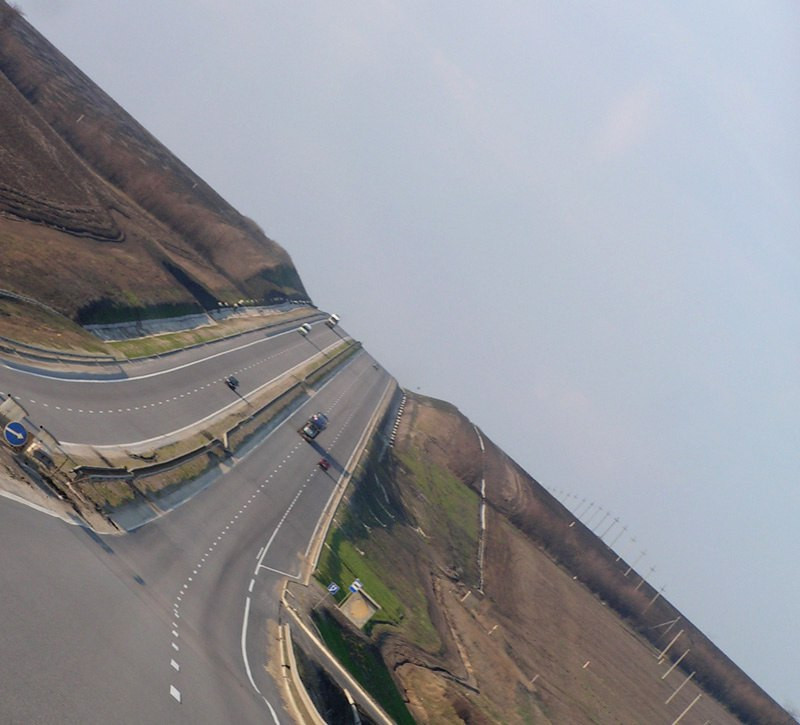
#> input picture books/books_4_1.jpg, 800 x 725 px
$ python rotate_a_photo.py   (older library calls are emulated)
#> lines starting #> are read from the running program, lines starting #| are printed output that depends on the picture; after the words box and inside, x2 and y2 are one past the last pixel; in counts of white or black regions, pixels touching at a corner belong together
import cv2
import math
import numpy as np

img = cv2.imread('books/books_4_1.jpg')
#> img is the input picture: shape (725, 800, 3); mean B, G, R 151.7, 146.5, 145.9
copy_img = img
img = cv2.resize(img, (512, 512 * img.shape[0] // img.shape[1]))
#> img: shape (464, 512, 3)

# convert to gray
gray = cv2.cvtColor(img, cv2.COLOR_BGR2GRAY)

# use bilateral filter
#blur = cv2.bilateralFilter(gray, 5, 80, 5)
blur = cv2.GaussianBlur(gray, (5, 5), 0)

# use sobel to finds max of abs(grad)
grad_x = cv2.Sobel(blur, cv2.CV_16S, 1, 0, ksize=3, scale=1, delta=0, borderType=cv2.BORDER_DEFAULT)
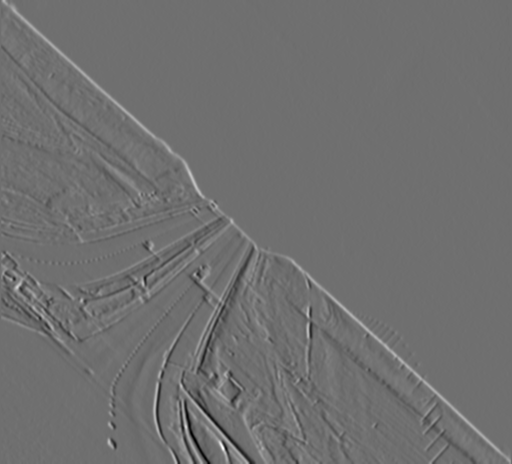
#> grad_x: shape (464, 512) int16; min -307, max 395, mean 1.6; drawn with min black and max white
grad_y = cv2.Sobel(blur, cv2.CV_16S, 0, 1, ksize=3, scale=1, delta=0, borderType=cv2.BORDER_DEFAULT)
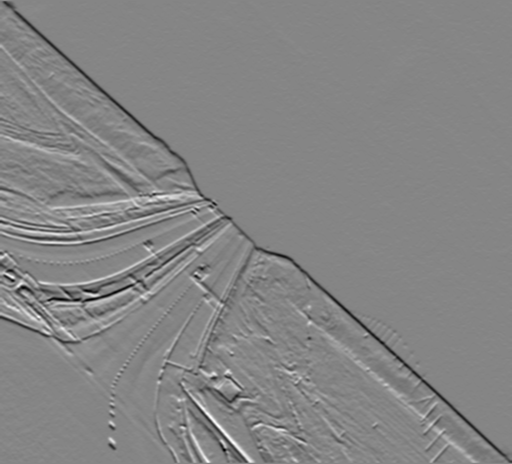
#> grad_y: shape (464, 512) int16; min -243, max 220, mean -1.7; drawn with min black and max white
abs_grad_x = cv2.convertScaleAbs(grad_x)
abs_grad_y = cv2.convertScaleAbs(grad_y)

sobel = cv2.addWeighted(abs_grad_x, 0.5, abs_grad_y, 0.5, 0)
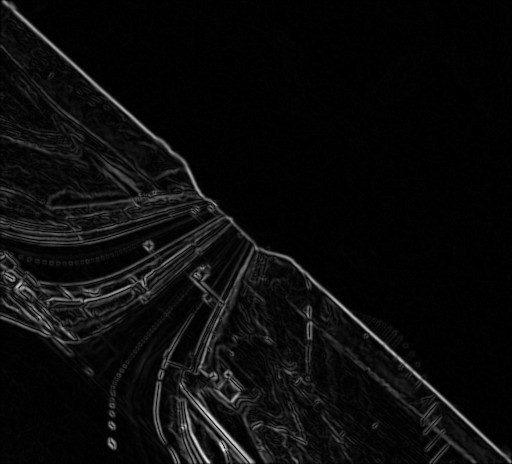
#> sobel: shape (464, 512); min 0, max 241, mean 11.7

# erode
kernel = np.ones((3, 3), np.uint8)
erosion = cv2.erode(sobel, kernel, iterations = 1)

# use canny to make bin mask of edge
canny = cv2.Canny(erosion, 100, 180, None, 3)
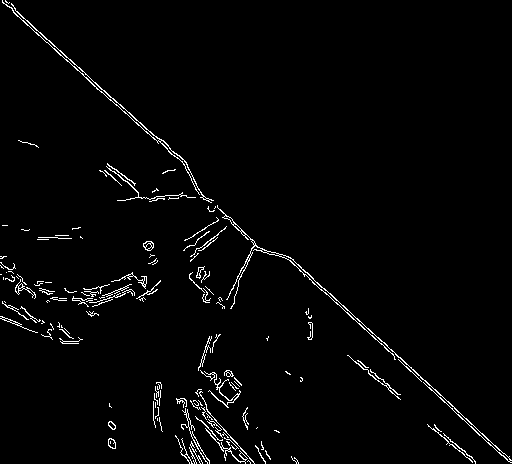
#> canny: shape (464, 512); 2.3% white in thin lines or dots

#contours, hierarchy = cv2.findContours(canny, cv2.RETR_TREE, cv2.CHAIN_APPROX_SIMPLE)
#cv2.drawContours(img, contours, -1, (0, 255, 0), 1)

'''
# find all your connected components (white blobs in your image)
nb_components, output, stats, centroids = cv2.connectedComponentsWithStats(canny, connectivity = 8)

# function yields every seperated component with information on each of them, such as size
# the following part is just taking out the background which is also considered a component, but most of the time we don't want that.
#sizes = stats[1:, -1]
#nb_components = nb_components - 1

# minimum size of particles we want to keep (number of pixels)
# here, it's a fixed value, but you can set it as you want, eg the mean of the sizes or whatever
#min_size = 15

# your answer image
img2 = np.zeros((output.shape))
# for every component in the image, you keep it only if it's above min_size

for i in range(nb_components):

    #con = cv2.minAreaRect(contours[i])
    #area = con[1][0] * con[1][1]

    #if sizes[i] >= min_size:
    if (max(stats[i][2], stats[i][3]) / min(stats[i][2], stats[i][3])) >= 1.5 and max(stats[i][2], stats[i][3]) >= 5.0:
        img2[output == i + 1] = 255

'''

lines = cv2.HoughLines(canny, 1, np.pi / 180, 120, None, 0, 0)
#> lines = [[0, 2.3], [-2, 2.3], [-9, 2.32], [-6, 2.36], [-8, 2.36], [-11, 2.32]]

max_count = 0
ind = 0
if lines is not None:
    for i in range(0, len(lines)):
        theta = lines[i][0][1]
        kol = 0
        for k in range(i + 1, len(lines)):
            theta1 = lines[k][0][1]
            if (abs(theta1 - theta) <= 0.01):
                kol+=1
        if (kol > max_count):
            max_count = kol
            ind = i
#> this loop made 6 passes
#> (theta, max_count, ind) on pass 1: (2.3, 1, 0)
#> theta on passes 2 to 6: 2.3, 2.32, 2.36, 2.36, 2.32
#> after the loop, ind = 0; max_count = 1


rotation = 180 * lines[ind][0][1] / math.pi
#> rotation = 132
if (rotation > 90):
    rotation = int(abs(90 - rotation))
#> rotation = 42
else:
    rotation = int(-abs(90 - rotation))
#print(rotation)

# Draw the lines
if lines is not None:
    for i in range(0, len(lines)):
        rho = lines[i][0][0]
        theta = lines[i][0][1]
        a = math.cos(theta)
        b = math.sin(theta)
        x0 = a * rho
        y0 = b * rho
        pt1 = (int(x0 + 1000 * (-b)), int(y0 + 1000 * (a)))
        pt2 = (int(x0 - 1000 * (-b)), int(y0 - 1000 * (a)))
        cv2.line(img, pt1, pt2, (0, 0, 255), 1, cv2.LINE_AA)
#> this loop made 6 passes
#> (rho, theta, a, b, x0, y0, pt1, pt2) on passes 1 to 6: (0, 2.3, -0.669, 0.743, 0, 0, (-743, -669), (743, 669)), (-2, 2.3, -0.669, 0.743, 1.34, -1.49, (-741, -670), (744, 667)), (-9, 2.32, -0.682, 0.731, 6.14, -6.58, (-725, -688), (737, 675)), (-6, 2.36, -0.707, 0.707, 4.24, -4.24, (-702, -711), (711, 702)), (-8, 2.36, -0.707, 0.707, 5.66, -5.66, (-701, -712), (712, 701)), (-11, 2.32, -0.682, 0.731, 7.5, -8.04, (-723, -690), (738, 673))
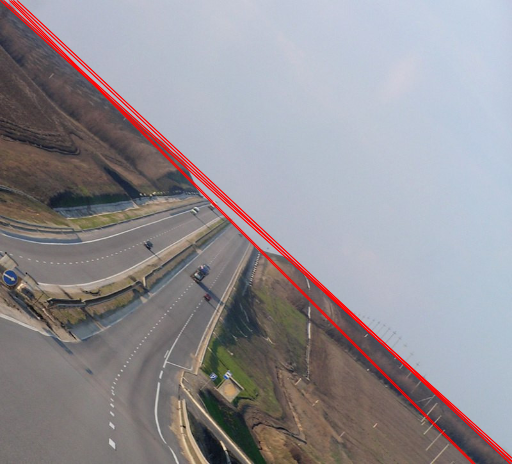
#> img: shape (464, 512, 3); mean B, G, R 148.9, 143.9, 148


rho = lines[ind][0][0]
#> rho = 0
theta = lines[ind][0][1]
#> theta = 2.3
a = math.cos(theta)
#> a = -0.669
b = math.sin(theta)
#> b = 0.743
x0 = a * rho
#> x0 = 0
y0 = b * rho
#> y0 = 0
pt1 = (int(x0 + 1000 * (-b)), int(y0 + 1000 * (a)))
#> pt1 = (-743, -669)
pt2 = (int(x0 - 1000 * (-b)), int(y0 - 1000 * (a)))
#> pt2 = (743, 669)
cv2.line(img, pt1, pt2, (255, 0, 0), 3, cv2.LINE_AA)
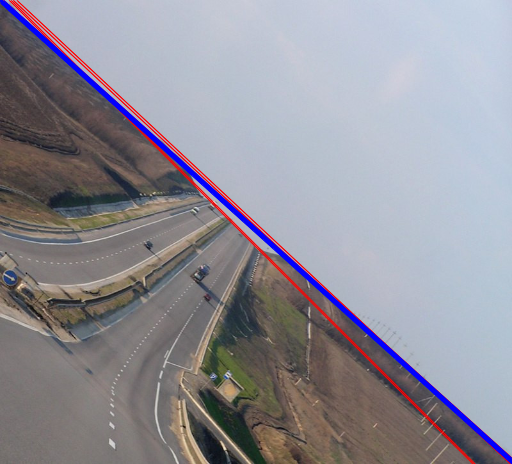
#> img: shape (464, 512, 3); 1.8% of pixels changed, all inside (x1, y1, x2, y2) = (0, 0, 512, 464)

rows, cols, _ = copy_img.shape
#> rows = 725; cols = 800
M = cv2.getRotationMatrix2D(((cols-1)/2.0, (rows-1)/2.0), rotation, 1)
#> M = [[0.743, 0.669, -139.6], [-0.669, 0.743, 360.3]]
rez = cv2.warpAffine(copy_img, M, (cols, rows))
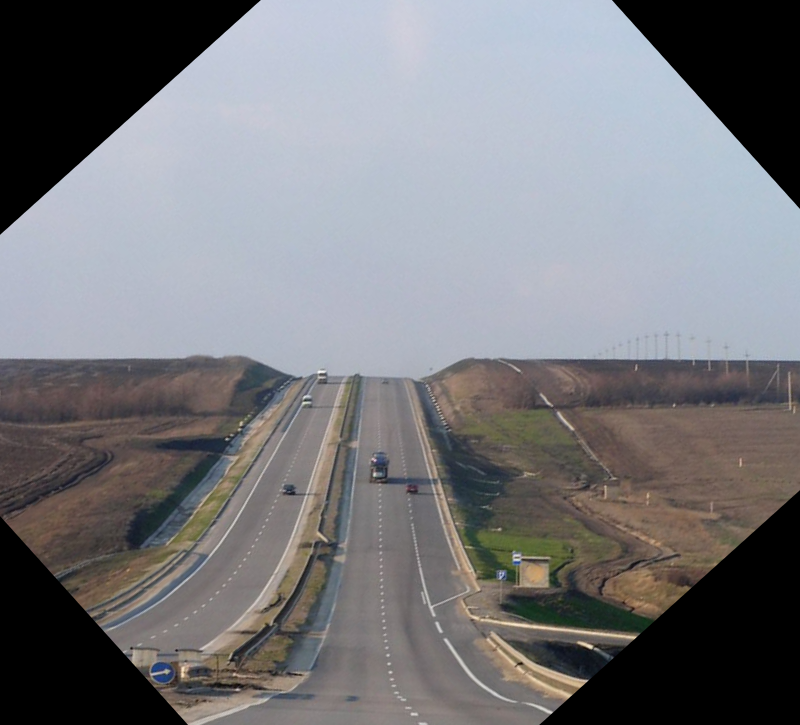
#> rez: shape (725, 800, 3); mean B, G, R 124.3, 120.4, 120.2

cv2.imshow('IMG', img)
#cv2.imshow('sobel', sobel)
#cv2.imshow('erode', canny)
cv2.imshow('rez', rez)

cv2.waitKey(0)

$ run again, with books/books_2_1.jpg copied over books/books_4_1.jpg
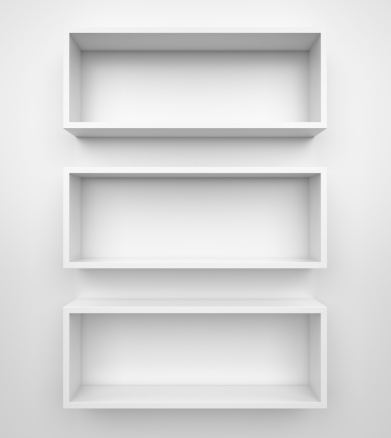
#> input picture books/books_2_1.jpg, 391 x 438 px
#> img is the input picture: shape (438, 391, 3); min 107, max 251, mean 216.5
#> `canny = cv2.Canny(erosion, 100, 180, None, 3)`:
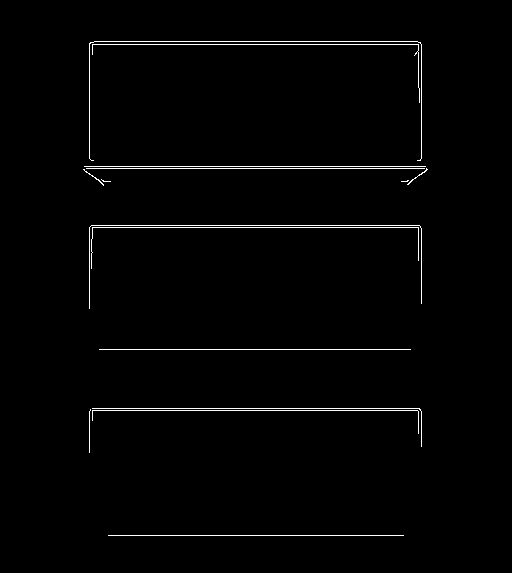
#> canny: shape (573, 512); 1.4% white in thin lines or dots, all inside (x1, y1, x2, y2) = (83, 41, 428, 536)
#> lines = [[166, 1.57], [168, 1.57], [44, 1.57], [225, 1.57], [227, 1.57], [408, 1.57], [410, 1.57], [41, 1.57], [349, 1.57], [535, 1.57], [89, 0], [421, 0]]
#> the loop `for i in range(0, len(lines)):` made 12 passes
#> (theta, max_count, ind) on pass 1: (1.57, 9, 0)
#> after the loop `for i in range(0, len(lines)):`: ind = 0; max_count = 9
#> `rotation = 180 * lines[ind][0][1] / math.pi`: rotation = 90
#> `rotation = int(abs(90 - rotation))`: rotation = 0
#> the loop `for i in range(0, len(lines)):` made 12 passes
#> (rho, theta, a, b, x0, y0, pt1, pt2) on passes 1 to 6: (166, 1.57, -4.37e-08, 1, -7.26e-06, 166, (-1000, 165), (999, 166)), (168, 1.57, -4.37e-08, 1, -7.34e-06, 168, (-1000, 167), (999, 168)), (44, 1.57, -4.37e-08, 1, -1.92e-06, 44, (-1000, 43), (999, 44)), (225, 1.57, -4.37e-08, 1, -9.84e-06, 225, (-1000, 224), (999, 225)), (227, 1.57, -4.37e-08, 1, -9.92e-06, 227, (-1000, 226), (999, 227)), (408, 1.57, -4.37e-08, 1, -1.78e-05, 408, (-1000, 407), (999, 408))
#> `rho = lines[ind][0][0]`: rho = 166
#> `theta = lines[ind][0][1]`: theta = 1.57
#> `a = math.cos(theta)`: a = -4.37e-08
#> `b = math.sin(theta)`: b = 1
#> `x0 = a * rho`: x0 = -7.26e-06
#> `y0 = b * rho`: y0 = 166
#> `pt1 = (int(x0 + 1000 * (-b)), int(y0 + 1000 * (a)))`: pt1 = (-1000, 165)
#> `pt2 = (int(x0 - 1000 * (-b)), int(y0 - 1000 * (a)))`: pt2 = (999, 166)
#> `cv2.line(img, pt1, pt2, (255, 0, 0), 3, cv2.LINE_AA)`:
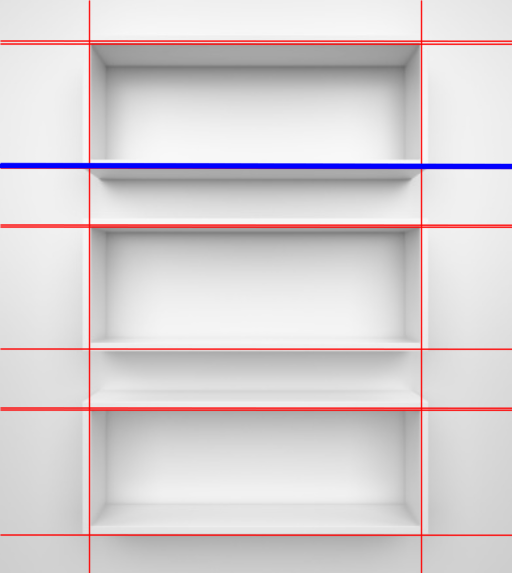
#> img: shape (573, 512, 3); mean B, G, R 211.1, 208.7, 215.1
#> M = [[1, 0, 0], [0, 1, 0]]

$ run again, with books/books_2_2.jpg copied over books/books_4_1.jpg
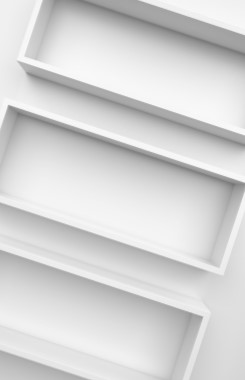
#> input picture books/books_2_2.jpg, 245 x 380 px
#> img is the input picture: shape (380, 245, 3); min 118, max 254, mean 212.7
#> `canny = cv2.Canny(erosion, 100, 180, None, 3)`:
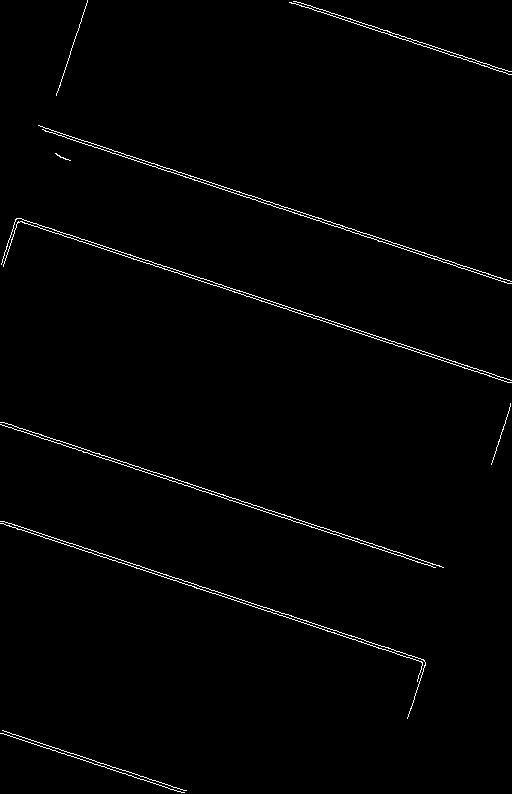
#> canny: shape (794, 512); 1.2% white in thin lines or dots
#> lines = 18 rows, first 8: [205, 1.88], [498, 1.88], [404, 1.88], [111, 1.88], [202, 1.88], [495, 1.88], [109, 1.88], [401, 1.88]
#> the loop `for i in range(0, len(lines)):` made 18 passes
#> (theta, max_count, ind) on pass 1: (1.88, 11, 0)
#> after the loop `for i in range(0, len(lines)):`: ind = 0; max_count = 11
#> `rotation = 180 * lines[ind][0][1] / math.pi`: rotation = 108
#> `rotation = int(abs(90 - rotation))`: rotation = 17
#> the loop `for i in range(0, len(lines)):` made 18 passes
#> (rho, theta, a, b, x0, y0, pt1, pt2) on passes 1 to 6: (205, 1.88, -0.309, 0.951, -63.35, 195, (-1014, -114), (887, 503)), (498, 1.88, -0.309, 0.951, -153.9, 473.6, (-1104, 164), (797, 782)), (404, 1.88, -0.309, 0.951, -124.8, 384.2, (-1075, 75), (826, 693)), (111, 1.88, -0.309, 0.951, -34.3, 105.6, (-985, -203), (916, 414)), (202, 1.88, -0.309, 0.951, -62.42, 192.1, (-1013, -116), (888, 501)), (495, 1.88, -0.309, 0.951, -153, 470.8, (-1104, 161), (798, 779))
#> `rho = lines[ind][0][0]`: rho = 205
#> `x0 = a * rho`: x0 = -63.35
#> `y0 = b * rho`: y0 = 195
#> `pt1 = (int(x0 + 1000 * (-b)), int(y0 + 1000 * (a)))`: pt1 = (-1014, -114)
#> `pt2 = (int(x0 - 1000 * (-b)), int(y0 - 1000 * (a)))`: pt2 = (887, 503)
#> M = [[0.956, 0.292, -50.07], [-0.292, 0.956, 43.95]]
#> `rez = cv2.warpAffine(copy_img, M, (cols, rows))`:
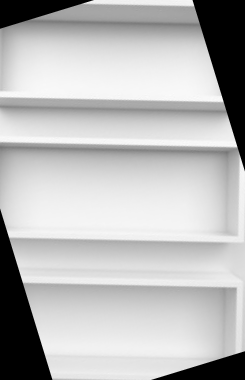
#> rez: shape (380, 245, 3); min 0, max 252, mean 185.1
